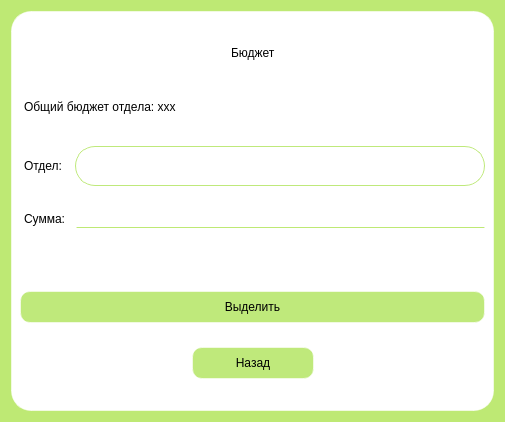
<?xml version="1.0" encoding="UTF-8"?>
<ui version="4.0">
 <class>ListUnitAccountant</class>
 <widget class="QDialog" name="ListUnitAccountant">
  <property name="geometry">
   <rect>
    <x>0</x>
    <y>0</y>
    <width>505</width>
    <height>418</height>
   </rect>
  </property>
  <property name="minimumSize">
   <size>
    <width>505</width>
    <height>0</height>
   </size>
  </property>
  <property name="maximumSize">
   <size>
    <width>505</width>
    <height>500</height>
   </size>
  </property>
  <property name="windowTitle">
   <string>Dialog</string>
  </property>
  <property name="styleSheet">
   <string notr="true">background-color: rgb(190, 233, 116);</string>
  </property>
  <layout class="QGridLayout" name="gridLayout">
   <item row="0" column="0">
    <widget class="QWidget" name="widget" native="true">
     <property name="minimumSize">
      <size>
       <width>400</width>
       <height>400</height>
      </size>
     </property>
     <property name="styleSheet">
      <string notr="true">background-color: rgb(255, 255, 255);
border: 1px solid rgba(255, 255, 255, 140);
border-radius: 20px;
</string>
     </property>
     <layout class="QVBoxLayout" name="verticalLayout">
      <item>
       <layout class="QHBoxLayout" name="horizontalLayout_3">
        <item>
         <spacer name="horizontalSpacer_3">
          <property name="orientation">
           <enum>Qt::Horizontal</enum>
          </property>
          <property name="sizeHint" stdset="0">
           <size>
            <width>40</width>
            <height>20</height>
           </size>
          </property>
         </spacer>
        </item>
        <item>
         <widget class="QLabel" name="label_3">
          <property name="maximumSize">
           <size>
            <width>16777215</width>
            <height>30</height>
           </size>
          </property>
          <property name="text">
           <string>Бюджет</string>
          </property>
         </widget>
        </item>
        <item>
         <spacer name="horizontalSpacer_4">
          <property name="orientation">
           <enum>Qt::Horizontal</enum>
          </property>
          <property name="sizeHint" stdset="0">
           <size>
            <width>40</width>
            <height>20</height>
           </size>
          </property>
         </spacer>
        </item>
       </layout>
      </item>
      <item>
       <widget class="QLabel" name="all_budget">
        <property name="maximumSize">
         <size>
          <width>16777215</width>
          <height>30</height>
         </size>
        </property>
        <property name="text">
         <string>Общий бюджет отдела: ххх</string>
        </property>
       </widget>
      </item>
      <item>
       <layout class="QHBoxLayout" name="horizontalLayout_2">
        <item>
         <widget class="QLabel" name="label_2">
          <property name="maximumSize">
           <size>
            <width>16777215</width>
            <height>30</height>
           </size>
          </property>
          <property name="styleSheet">
           <string notr="true"/>
          </property>
          <property name="text">
           <string>Отдел:</string>
          </property>
         </widget>
        </item>
        <item>
         <widget class="QLabel" name="unit_name">
          <property name="minimumSize">
           <size>
            <width>410</width>
            <height>0</height>
           </size>
          </property>
          <property name="maximumSize">
           <size>
            <width>16777215</width>
            <height>40</height>
           </size>
          </property>
          <property name="styleSheet">
           <string notr="true">border-color: rgb(191, 233, 123);</string>
          </property>
          <property name="text">
           <string/>
          </property>
         </widget>
        </item>
       </layout>
      </item>
      <item>
       <layout class="QHBoxLayout" name="horizontalLayout">
        <item>
         <widget class="QLabel" name="label">
          <property name="text">
           <string>Сумма:</string>
          </property>
         </widget>
        </item>
        <item>
         <widget class="QLineEdit" name="budget">
          <property name="styleSheet">
           <string notr="true">border-bottom-color: rgb(190, 233, 116);</string>
          </property>
         </widget>
        </item>
       </layout>
      </item>
      <item>
       <widget class="QLabel" name="inf">
        <property name="maximumSize">
         <size>
          <width>16777215</width>
          <height>15</height>
         </size>
        </property>
        <property name="text">
         <string/>
        </property>
       </widget>
      </item>
      <item>
       <layout class="QHBoxLayout" name="horizontalLayout_4">
        <item>
         <widget class="QPushButton" name="highlight">
          <property name="styleSheet">
           <string notr="true">QPushButton {
color: black;
background-color: rgb(191, 233, 123);
border-radius: 10px;
width: 120px;
height: 30px;
} 
QPushButton:hover{
background-color: rgba(191, 233,140);
}

QPushButton:pressed{
background-color: rgba(191, 233,180);
}</string>
          </property>
          <property name="text">
           <string>Выделить</string>
          </property>
         </widget>
        </item>
       </layout>
      </item>
      <item>
       <layout class="QHBoxLayout" name="horizontalLayout_5">
        <item>
         <spacer name="horizontalSpacer">
          <property name="orientation">
           <enum>Qt::Horizontal</enum>
          </property>
          <property name="sizeHint" stdset="0">
           <size>
            <width>40</width>
            <height>20</height>
           </size>
          </property>
         </spacer>
        </item>
        <item>
         <widget class="QPushButton" name="return_acc">
          <property name="styleSheet">
           <string notr="true">QPushButton {
color: black;
background-color: rgb(191, 233, 123);
border-radius: 10px;
width: 120px;
height: 30px;
} 
QPushButton:hover{
background-color: rgba(191, 233,140);
}

QPushButton:pressed{
background-color: rgba(191, 233,180);
}</string>
          </property>
          <property name="text">
           <string>Назад</string>
          </property>
         </widget>
        </item>
        <item>
         <spacer name="horizontalSpacer_2">
          <property name="orientation">
           <enum>Qt::Horizontal</enum>
          </property>
          <property name="sizeHint" stdset="0">
           <size>
            <width>40</width>
            <height>20</height>
           </size>
          </property>
         </spacer>
        </item>
       </layout>
      </item>
     </layout>
    </widget>
   </item>
  </layout>
 </widget>
 <resources/>
 <connections/>
</ui>
